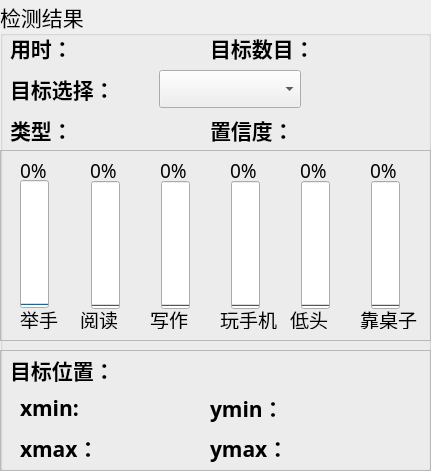
    <widget class="QGroupBox" name="groupBox_2">
     <property name="geometry">
      <rect>
       <x>0</x>
       <y>160</y>
       <width>431</width>
       <height>471</height>
      </rect>
     </property>
     <property name="font">
      <font>
       <family>华文楷体</family>
       <pointsize>16</pointsize>
      </font>
     </property>
     <property name="title">
      <string>检测结果</string>
     </property>
     <widget class="QFrame" name="frame_6">
      <property name="geometry">
       <rect>
        <x>0</x>
        <y>350</y>
        <width>431</width>
        <height>121</height>
       </rect>
      </property>
      <property name="frameShape">
       <enum>QFrame::StyledPanel</enum>
      </property>
      <property name="frameShadow">
       <enum>QFrame::Raised</enum>
      </property>
      <widget class="QLabel" name="label_4">
       <property name="geometry">
        <rect>
         <x>10</x>
         <y>0</y>
         <width>131</width>
         <height>41</height>
        </rect>
       </property>
       <property name="font">
        <font>
         <family>华文楷体</family>
         <pointsize>16</pointsize>
        </font>
       </property>
       <property name="styleSheet">
        <string notr="true"/>
       </property>
       <property name="text">
        <string>&lt;html&gt;&lt;head/&gt;&lt;body&gt;&lt;p&gt;&lt;span style=&quot; font-weight:600;&quot;&gt;目标位置：&lt;/span&gt;&lt;/p&gt;&lt;/body&gt;&lt;/html&gt;</string>
       </property>
      </widget>
      <widget class="QWidget" name="layoutWidget">
       <property name="geometry">
        <rect>
         <x>20</x>
         <y>40</y>
         <width>161</width>
         <height>37</height>
        </rect>
       </property>
       <layout class="QHBoxLayout" name="horizontalLayout">
        <item>
         <widget class="QLabel" name="label_6">
          <property name="font">
           <font>
            <family>华文楷体</family>
            <pointsize>16</pointsize>
            <weight>50</weight>
            <bold>false</bold>
           </font>
          </property>
          <property name="text">
           <string>&lt;html&gt;&lt;head/&gt;&lt;body&gt;&lt;p&gt;&lt;span style=&quot; font-weight:600;&quot;&gt;xmin:&lt;/span&gt;&lt;/p&gt;&lt;/body&gt;&lt;/html&gt;</string>
          </property>
         </widget>
        </item>
        <item>
         <widget class="QLabel" name="label_xmin">
          <property name="palette">
           <palette>
            <active>
             <colorrole role="WindowText">
              <brush brushstyle="SolidPattern">
               <color alpha="255">
                <red>255</red>
                <green>0</green>
                <blue>0</blue>
               </color>
              </brush>
             </colorrole>
            </active>
            <inactive>
             <colorrole role="WindowText">
              <brush brushstyle="SolidPattern">
               <color alpha="255">
                <red>255</red>
                <green>0</green>
                <blue>0</blue>
               </color>
              </brush>
             </colorrole>
            </inactive>
            <disabled>
             <colorrole role="WindowText">
              <brush brushstyle="SolidPattern">
               <color alpha="255">
                <red>120</red>
                <green>120</green>
                <blue>120</blue>
               </color>
              </brush>
             </colorrole>
            </disabled>
           </palette>
          </property>
          <property name="font">
           <font>
            <family>Arial</family>
            <pointsize>16</pointsize>
            <weight>75</weight>
            <bold>true</bold>
           </font>
          </property>
          <property name="text">
           <string/>
          </property>
         </widget>
        </item>
       </layout>
      </widget>
      <widget class="QWidget" name="layoutWidget">
       <property name="geometry">
        <rect>
         <x>210</x>
         <y>40</y>
         <width>161</width>
         <height>37</height>
        </rect>
       </property>
       <layout class="QHBoxLayout" name="horizontalLayout_2">
        <item>
         <widget class="QLabel" name="label_8">
          <property name="text">
           <string>&lt;html&gt;&lt;head/&gt;&lt;body&gt;&lt;p&gt;&lt;span style=&quot; font-weight:600;&quot;&gt;ymin：&lt;/span&gt;&lt;/p&gt;&lt;/body&gt;&lt;/html&gt;</string>
          </property>
         </widget>
        </item>
        <item>
         <widget class="QLabel" name="label_ymin">
          <property name="palette">
           <palette>
            <active>
             <colorrole role="WindowText">
              <brush brushstyle="SolidPattern">
               <color alpha="255">
                <red>255</red>
                <green>0</green>
                <blue>0</blue>
               </color>
              </brush>
             </colorrole>
            </active>
            <inactive>
             <colorrole role="WindowText">
              <brush brushstyle="SolidPattern">
               <color alpha="255">
                <red>255</red>
                <green>0</green>
                <blue>0</blue>
               </color>
              </brush>
             </colorrole>
            </inactive>
            <disabled>
             <colorrole role="WindowText">
              <brush brushstyle="SolidPattern">
               <color alpha="255">
                <red>120</red>
                <green>120</green>
                <blue>120</blue>
               </color>
              </brush>
             </colorrole>
            </disabled>
           </palette>
          </property>
          <property name="font">
           <font>
            <family>Arial</family>
            <pointsize>16</pointsize>
            <weight>75</weight>
            <bold>true</bold>
           </font>
          </property>
          <property name="text">
           <string/>
          </property>
         </widget>
        </item>
       </layout>
      </widget>
      <widget class="QWidget" name="layoutWidget">
       <property name="geometry">
        <rect>
         <x>20</x>
         <y>80</y>
         <width>161</width>
         <height>37</height>
        </rect>
       </property>
       <layout class="QHBoxLayout" name="horizontalLayout_3">
        <item>
         <widget class="QLabel" name="label_7">
          <property name="text">
           <string>&lt;html&gt;&lt;head/&gt;&lt;body&gt;&lt;p&gt;&lt;span style=&quot; font-weight:600;&quot;&gt;xmax：&lt;/span&gt;&lt;/p&gt;&lt;/body&gt;&lt;/html&gt;</string>
          </property>
         </widget>
        </item>
        <item>
         <widget class="QLabel" name="label_xmax">
          <property name="palette">
           <palette>
            <active>
             <colorrole role="WindowText">
              <brush brushstyle="SolidPattern">
               <color alpha="255">
                <red>255</red>
                <green>0</green>
                <blue>0</blue>
               </color>
              </brush>
             </colorrole>
            </active>
            <inactive>
             <colorrole role="WindowText">
              <brush brushstyle="SolidPattern">
               <color alpha="255">
                <red>255</red>
                <green>0</green>
                <blue>0</blue>
               </color>
              </brush>
             </colorrole>
            </inactive>
            <disabled>
             <colorrole role="WindowText">
              <brush brushstyle="SolidPattern">
               <color alpha="255">
                <red>120</red>
                <green>120</green>
                <blue>120</blue>
               </color>
              </brush>
             </colorrole>
            </disabled>
           </palette>
          </property>
          <property name="font">
           <font>
            <family>Arial</family>
            <pointsize>16</pointsize>
            <weight>75</weight>
            <bold>true</bold>
           </font>
          </property>
          <property name="text">
           <string/>
          </property>
         </widget>
        </item>
       </layout>
      </widget>
      <widget class="QWidget" name="layoutWidget">
       <property name="geometry">
        <rect>
         <x>210</x>
         <y>80</y>
         <width>161</width>
         <height>37</height>
        </rect>
       </property>
       <layout class="QHBoxLayout" name="horizontalLayout_4">
        <item>
         <widget class="QLabel" name="label_9">
          <property name="text">
           <string>&lt;html&gt;&lt;head/&gt;&lt;body&gt;&lt;p&gt;&lt;span style=&quot; font-weight:600;&quot;&gt;ymax：&lt;/span&gt;&lt;/p&gt;&lt;/body&gt;&lt;/html&gt;</string>
          </property>
         </widget>
        </item>
        <item>
         <widget class="QLabel" name="label_ymax">
          <property name="palette">
           <palette>
            <active>
             <colorrole role="WindowText">
              <brush brushstyle="SolidPattern">
               <color alpha="255">
                <red>255</red>
                <green>0</green>
                <blue>0</blue>
               </color>
              </brush>
             </colorrole>
            </active>
            <inactive>
             <colorrole role="WindowText">
              <brush brushstyle="SolidPattern">
               <color alpha="255">
                <red>255</red>
                <green>0</green>
                <blue>0</blue>
               </color>
              </brush>
             </colorrole>
            </inactive>
            <disabled>
             <colorrole role="WindowText">
              <brush brushstyle="SolidPattern">
               <color alpha="255">
                <red>120</red>
                <green>120</green>
                <blue>120</blue>
               </color>
              </brush>
             </colorrole>
            </disabled>
           </palette>
          </property>
          <property name="font">
           <font>
            <family>Arial</family>
            <pointsize>16</pointsize>
            <weight>75</weight>
            <bold>true</bold>
           </font>
          </property>
          <property name="text">
           <string/>
          </property>
         </widget>
        </item>
       </layout>
      </widget>
     </widget>
     <widget class="QWidget" name="layoutWidget">
      <property name="geometry">
       <rect>
        <x>210</x>
        <y>30</y>
        <width>211</width>
        <height>37</height>
       </rect>
      </property>
      <layout class="QHBoxLayout" name="horizontalLayout_5">
       <item>
        <widget class="QLabel" name="label">
         <property name="text">
          <string>&lt;html&gt;&lt;head/&gt;&lt;body&gt;&lt;p&gt;&lt;span style=&quot; font-weight:600;&quot;&gt;目标数目：&lt;/span&gt;&lt;/p&gt;&lt;/body&gt;&lt;/html&gt;</string>
         </property>
        </widget>
       </item>
       <item>
        <widget class="QLabel" name="label_nums">
         <property name="palette">
          <palette>
           <active>
            <colorrole role="WindowText">
             <brush brushstyle="SolidPattern">
              <color alpha="255">
               <red>255</red>
               <green>0</green>
               <blue>0</blue>
              </color>
             </brush>
            </colorrole>
            <colorrole role="Text">
             <brush brushstyle="SolidPattern">
              <color alpha="255">
               <red>0</red>
               <green>0</green>
               <blue>0</blue>
              </color>
             </brush>
            </colorrole>
            <colorrole role="PlaceholderText">
             <brush brushstyle="SolidPattern">
              <color alpha="128">
               <red>255</red>
               <green>0</green>
               <blue>0</blue>
              </color>
             </brush>
            </colorrole>
           </active>
           <inactive>
            <colorrole role="WindowText">
             <brush brushstyle="SolidPattern">
              <color alpha="255">
               <red>255</red>
               <green>0</green>
               <blue>0</blue>
              </color>
             </brush>
            </colorrole>
            <colorrole role="Text">
             <brush brushstyle="SolidPattern">
              <color alpha="255">
               <red>0</red>
               <green>0</green>
               <blue>0</blue>
              </color>
             </brush>
            </colorrole>
            <colorrole role="PlaceholderText">
             <brush brushstyle="SolidPattern">
              <color alpha="128">
               <red>255</red>
               <green>0</green>
               <blue>0</blue>
              </color>
             </brush>
            </colorrole>
           </inactive>
           <disabled>
            <colorrole role="WindowText">
             <brush brushstyle="SolidPattern">
              <color alpha="255">
               <red>120</red>
               <green>120</green>
               <blue>120</blue>
              </color>
             </brush>
            </colorrole>
            <colorrole role="Text">
             <brush brushstyle="SolidPattern">
              <color alpha="255">
               <red>120</red>
               <green>120</green>
               <blue>120</blue>
              </color>
             </brush>
            </colorrole>
            <colorrole role="PlaceholderText">
             <brush brushstyle="SolidPattern">
              <color alpha="128">
               <red>0</red>
               <green>0</green>
               <blue>0</blue>
              </color>
             </brush>
            </colorrole>
           </disabled>
          </palette>
         </property>
         <property name="font">
          <font>
           <family>Arial</family>
           <pointsize>16</pointsize>
           <weight>75</weight>
           <bold>true</bold>
          </font>
         </property>
         <property name="text">
          <string/>
         </property>
        </widget>
       </item>
      </layout>
     </widget>
     <widget class="QWidget" name="layoutWidget">
      <property name="geometry">
       <rect>
        <x>10</x>
        <y>70</y>
        <width>291</width>
        <height>38</height>
       </rect>
      </property>
      <layout class="QHBoxLayout" name="horizontalLayout_6">
       <item>
        <widget class="QLabel" name="label_5">
         <property name="text">
          <string>&lt;html&gt;&lt;head/&gt;&lt;body&gt;&lt;p&gt;&lt;span style=&quot; font-weight:600;&quot;&gt;目标选择：&lt;/span&gt;&lt;/p&gt;&lt;/body&gt;&lt;/html&gt;</string>
         </property>
        </widget>
       </item>
       <item>
        <widget class="QComboBox" name="comboBox"/>
       </item>
      </layout>
     </widget>
     <widget class="QWidget" name="layoutWidget_2">
      <property name="geometry">
       <rect>
        <x>10</x>
        <y>30</y>
        <width>171</width>
        <height>37</height>
       </rect>
      </property>
      <layout class="QHBoxLayout" name="horizontalLayout_7">
       <item>
        <widget class="QLabel" name="label_10">
         <property name="text">
          <string>&lt;html&gt;&lt;head/&gt;&lt;body&gt;&lt;p&gt;&lt;span style=&quot; font-weight:600;&quot;&gt;用时：&lt;/span&gt;&lt;/p&gt;&lt;/body&gt;&lt;/html&gt;</string>
         </property>
        </widget>
       </item>
       <item>
        <widget class="QLabel" name="time_lb">
         <property name="palette">
          <palette>
           <active>
            <colorrole role="WindowText">
             <brush brushstyle="SolidPattern">
              <color alpha="255">
               <red>255</red>
               <green>0</green>
               <blue>0</blue>
              </color>
             </brush>
            </colorrole>
            <colorrole role="Text">
             <brush brushstyle="SolidPattern">
              <color alpha="255">
               <red>0</red>
               <green>0</green>
               <blue>0</blue>
              </color>
             </brush>
            </colorrole>
            <colorrole role="PlaceholderText">
             <brush brushstyle="SolidPattern">
              <color alpha="128">
               <red>255</red>
               <green>0</green>
               <blue>0</blue>
              </color>
             </brush>
            </colorrole>
           </active>
           <inactive>
            <colorrole role="WindowText">
             <brush brushstyle="SolidPattern">
              <color alpha="255">
               <red>255</red>
               <green>0</green>
               <blue>0</blue>
              </color>
             </brush>
            </colorrole>
            <colorrole role="Text">
             <brush brushstyle="SolidPattern">
              <color alpha="255">
               <red>0</red>
               <green>0</green>
               <blue>0</blue>
              </color>
             </brush>
            </colorrole>
            <colorrole role="PlaceholderText">
             <brush brushstyle="SolidPattern">
              <color alpha="128">
               <red>255</red>
               <green>0</green>
               <blue>0</blue>
              </color>
             </brush>
            </colorrole>
           </inactive>
           <disabled>
            <colorrole role="WindowText">
             <brush brushstyle="SolidPattern">
              <color alpha="255">
               <red>120</red>
               <green>120</green>
               <blue>120</blue>
              </color>
             </brush>
            </colorrole>
            <colorrole role="Text">
             <brush brushstyle="SolidPattern">
              <color alpha="255">
               <red>120</red>
               <green>120</green>
               <blue>120</blue>
              </color>
             </brush>
            </colorrole>
            <colorrole role="PlaceholderText">
             <brush brushstyle="SolidPattern">
              <color alpha="128">
               <red>0</red>
               <green>0</green>
               <blue>0</blue>
              </color>
             </brush>
            </colorrole>
           </disabled>
          </palette>
         </property>
         <property name="font">
          <font>
           <family>Arial</family>
           <pointsize>16</pointsize>
           <weight>75</weight>
           <bold>true</bold>
          </font>
         </property>
         <property name="text">
          <string/>
         </property>
        </widget>
       </item>
      </layout>
     </widget>
     <widget class="QWidget" name="layoutWidget">
      <property name="geometry">
       <rect>
        <x>210</x>
        <y>110</y>
        <width>191</width>
        <height>41</height>
       </rect>
      </property>
      <layout class="QHBoxLayout" name="horizontalLayout_8">
       <item>
        <widget class="QLabel" name="label_11">
         <property name="text">
          <string>&lt;html&gt;&lt;head/&gt;&lt;body&gt;&lt;p&gt;&lt;span style=&quot; font-weight:600;&quot;&gt;置信度：&lt;/span&gt;&lt;/p&gt;&lt;/body&gt;&lt;/html&gt;</string>
         </property>
        </widget>
       </item>
       <item>
        <widget class="QLabel" name="label_conf">
         <property name="palette">
          <palette>
           <active>
            <colorrole role="WindowText">
             <brush brushstyle="SolidPattern">
              <color alpha="255">
               <red>255</red>
               <green>0</green>
               <blue>0</blue>
              </color>
             </brush>
            </colorrole>
           </active>
           <inactive>
            <colorrole role="WindowText">
             <brush brushstyle="SolidPattern">
              <color alpha="255">
               <red>255</red>
               <green>0</green>
               <blue>0</blue>
              </color>
             </brush>
            </colorrole>
           </inactive>
           <disabled>
            <colorrole role="WindowText">
             <brush brushstyle="SolidPattern">
              <color alpha="255">
               <red>120</red>
               <green>120</green>
               <blue>120</blue>
              </color>
             </brush>
            </colorrole>
           </disabled>
          </palette>
         </property>
         <property name="font">
          <font>
           <family>Arial</family>
           <pointsize>16</pointsize>
           <weight>75</weight>
           <bold>true</bold>
          </font>
         </property>
         <property name="text">
          <string/>
         </property>
        </widget>
       </item>
      </layout>
     </widget>
     <widget class="QWidget" name="layoutWidget_3">
      <property name="geometry">
       <rect>
        <x>10</x>
        <y>110</y>
        <width>191</width>
        <height>41</height>
       </rect>
      </property>
      <layout class="QHBoxLayout" name="horizontalLayout_9">
       <item>
        <widget class="QLabel" name="label_13">
         <property name="maximumSize">
          <size>
           <width>60</width>
           <height>16777215</height>
          </size>
         </property>
         <property name="text">
          <string>&lt;html&gt;&lt;head/&gt;&lt;body&gt;&lt;p&gt;&lt;span style=&quot; font-weight:600;&quot;&gt;类型：&lt;/span&gt;&lt;/p&gt;&lt;/body&gt;&lt;/html&gt;</string>
         </property>
        </widget>
       </item>
       <item>
        <widget class="QLabel" name="type_lb">
         <property name="palette">
          <palette>
           <active>
            <colorrole role="WindowText">
             <brush brushstyle="SolidPattern">
              <color alpha="255">
               <red>255</red>
               <green>0</green>
               <blue>0</blue>
              </color>
             </brush>
            </colorrole>
           </active>
           <inactive>
            <colorrole role="WindowText">
             <brush brushstyle="SolidPattern">
              <color alpha="255">
               <red>255</red>
               <green>0</green>
               <blue>0</blue>
              </color>
             </brush>
            </colorrole>
           </inactive>
           <disabled>
            <colorrole role="WindowText">
             <brush brushstyle="SolidPattern">
              <color alpha="255">
               <red>120</red>
               <green>120</green>
               <blue>120</blue>
              </color>
             </brush>
            </colorrole>
           </disabled>
          </palette>
         </property>
         <property name="font">
          <font>
           <family>Arial</family>
           <pointsize>16</pointsize>
           <weight>75</weight>
           <bold>true</bold>
          </font>
         </property>
         <property name="text">
          <string/>
         </property>
        </widget>
       </item>
      </layout>
     </widget>
     <widget class="QFrame" name="frame_7">
      <property name="geometry">
       <rect>
        <x>0</x>
        <y>150</y>
        <width>431</width>
        <height>191</height>
       </rect>
      </property>
      <property name="frameShape">
       <enum>QFrame::StyledPanel</enum>
      </property>
      <property name="frameShadow">
       <enum>QFrame::Raised</enum>
      </property>
      <widget class="QProgressBar" name="progressBar">
       <property name="geometry">
        <rect>
         <x>20</x>
         <y>30</y>
         <width>29</width>
         <height>128</height>
        </rect>
       </property>
       <property name="layoutDirection">
        <enum>Qt::RightToLeft</enum>
       </property>
       <property name="value">
        <number>0</number>
       </property>
       <property name="alignment">
        <set>Qt::AlignLeading|Qt::AlignLeft|Qt::AlignVCenter</set>
       </property>
       <property name="orientation">
        <enum>Qt::Vertical</enum>
       </property>
      </widget>
      <widget class="QLabel" name="label_14">
       <property name="geometry">
        <rect>
         <x>20</x>
         <y>160</y>
         <width>40</width>
         <height>19</height>
        </rect>
       </property>
       <property name="font">
        <font>
         <family>楷体</family>
         <pointsize>14</pointsize>
        </font>
       </property>
       <property name="text">
        <string>举手</string>
       </property>
      </widget>
      <widget class="QLabel" name="label_20">
       <property name="geometry">
        <rect>
         <x>20</x>
         <y>0</y>
         <width>61</width>
         <height>41</height>
        </rect>
       </property>
       <property name="font">
        <font>
         <family>楷体</family>
         <pointsize>14</pointsize>
        </font>
       </property>
       <property name="text">
        <string>0%</string>
       </property>
      </widget>
      <widget class="QLabel" name="label_21">
       <property name="geometry">
        <rect>
         <x>90</x>
         <y>0</y>
         <width>61</width>
         <height>41</height>
        </rect>
       </property>
       <property name="font">
        <font>
         <family>楷体</family>
         <pointsize>14</pointsize>
        </font>
       </property>
       <property name="text">
        <string>0%</string>
       </property>
      </widget>
      <widget class="QLabel" name="label_22">
       <property name="geometry">
        <rect>
         <x>160</x>
         <y>0</y>
         <width>61</width>
         <height>41</height>
        </rect>
       </property>
       <property name="font">
        <font>
         <family>楷体</family>
         <pointsize>14</pointsize>
        </font>
       </property>
       <property name="text">
        <string>0%</string>
       </property>
      </widget>
      <widget class="QLabel" name="label_23">
       <property name="geometry">
        <rect>
         <x>230</x>
         <y>0</y>
         <width>61</width>
         <height>41</height>
        </rect>
       </property>
       <property name="font">
        <font>
         <family>楷体</family>
         <pointsize>14</pointsize>
        </font>
       </property>
       <property name="text">
        <string>0%</string>
       </property>
      </widget>
      <widget class="QLabel" name="label_24">
       <property name="geometry">
        <rect>
         <x>300</x>
         <y>0</y>
         <width>61</width>
         <height>41</height>
        </rect>
       </property>
       <property name="font">
        <font>
         <family>楷体</family>
         <pointsize>14</pointsize>
        </font>
       </property>
       <property name="text">
        <string>0%</string>
       </property>
      </widget>
      <widget class="QLabel" name="label_25">
       <property name="geometry">
        <rect>
         <x>370</x>
         <y>0</y>
         <width>61</width>
         <height>41</height>
        </rect>
       </property>
       <property name="font">
        <font>
         <family>楷体</family>
         <pointsize>14</pointsize>
        </font>
       </property>
       <property name="text">
        <string>0%</string>
       </property>
      </widget>
      <widget class="QLabel" name="label_17">
       <property name="geometry">
        <rect>
         <x>220</x>
         <y>160</y>
         <width>60</width>
         <height>19</height>
        </rect>
       </property>
       <property name="font">
        <font>
         <family>楷体</family>
         <pointsize>14</pointsize>
        </font>
       </property>
       <property name="text">
        <string>玩手机</string>
       </property>
      </widget>
      <widget class="QProgressBar" name="progressBar_4">
       <property name="geometry">
        <rect>
         <x>231</x>
         <y>31</y>
         <width>29</width>
         <height>128</height>
        </rect>
       </property>
       <property name="value">
        <number>0</number>
       </property>
       <property name="orientation">
        <enum>Qt::Vertical</enum>
       </property>
      </widget>
      <widget class="QProgressBar" name="progressBar_6">
       <property name="geometry">
        <rect>
         <x>371</x>
         <y>31</y>
         <width>29</width>
         <height>128</height>
        </rect>
       </property>
       <property name="value">
        <number>0</number>
       </property>
       <property name="orientation">
        <enum>Qt::Vertical</enum>
       </property>
      </widget>
      <widget class="QLabel" name="label_19">
       <property name="geometry">
        <rect>
         <x>360</x>
         <y>160</y>
         <width>60</width>
         <height>19</height>
        </rect>
       </property>
       <property name="font">
        <font>
         <family>楷体</family>
         <pointsize>14</pointsize>
        </font>
       </property>
       <property name="text">
        <string>靠桌子</string>
       </property>
      </widget>
      <widget class="QLabel" name="label_18">
       <property name="geometry">
        <rect>
         <x>290</x>
         <y>160</y>
         <width>40</width>
         <height>19</height>
        </rect>
       </property>
       <property name="font">
        <font>
         <family>楷体</family>
         <pointsize>14</pointsize>
        </font>
       </property>
       <property name="text">
        <string>低头</string>
       </property>
      </widget>
      <widget class="QProgressBar" name="progressBar_5">
       <property name="geometry">
        <rect>
         <x>301</x>
         <y>31</y>
         <width>29</width>
         <height>128</height>
        </rect>
       </property>
       <property name="value">
        <number>0</number>
       </property>
       <property name="alignment">
        <set>Qt::AlignLeading|Qt::AlignLeft|Qt::AlignVCenter</set>
       </property>
       <property name="orientation">
        <enum>Qt::Vertical</enum>
       </property>
      </widget>
      <widget class="QProgressBar" name="progressBar_3">
       <property name="geometry">
        <rect>
         <x>161</x>
         <y>31</y>
         <width>29</width>
         <height>128</height>
        </rect>
       </property>
       <property name="value">
        <number>0</number>
       </property>
       <property name="orientation">
        <enum>Qt::Vertical</enum>
       </property>
      </widget>
      <widget class="QLabel" name="label_16">
       <property name="geometry">
        <rect>
         <x>150</x>
         <y>160</y>
         <width>40</width>
         <height>19</height>
        </rect>
       </property>
       <property name="font">
        <font>
         <family>楷体</family>
         <pointsize>14</pointsize>
        </font>
       </property>
       <property name="text">
        <string>写作</string>
       </property>
      </widget>
      <widget class="QProgressBar" name="progressBar_2">
       <property name="geometry">
        <rect>
         <x>91</x>
         <y>31</y>
         <width>29</width>
         <height>128</height>
        </rect>
       </property>
       <property name="value">
        <number>0</number>
       </property>
       <property name="orientation">
        <enum>Qt::Vertical</enum>
       </property>
      </widget>
      <widget class="QLabel" name="label_15">
       <property name="geometry">
        <rect>
         <x>80</x>
         <y>160</y>
         <width>40</width>
         <height>19</height>
        </rect>
       </property>
       <property name="font">
        <font>
         <family>楷体</family>
         <pointsize>14</pointsize>
        </font>
       </property>
       <property name="text">
        <string>阅读</string>
       </property>
      </widget>
     </widget>
    </widget>
